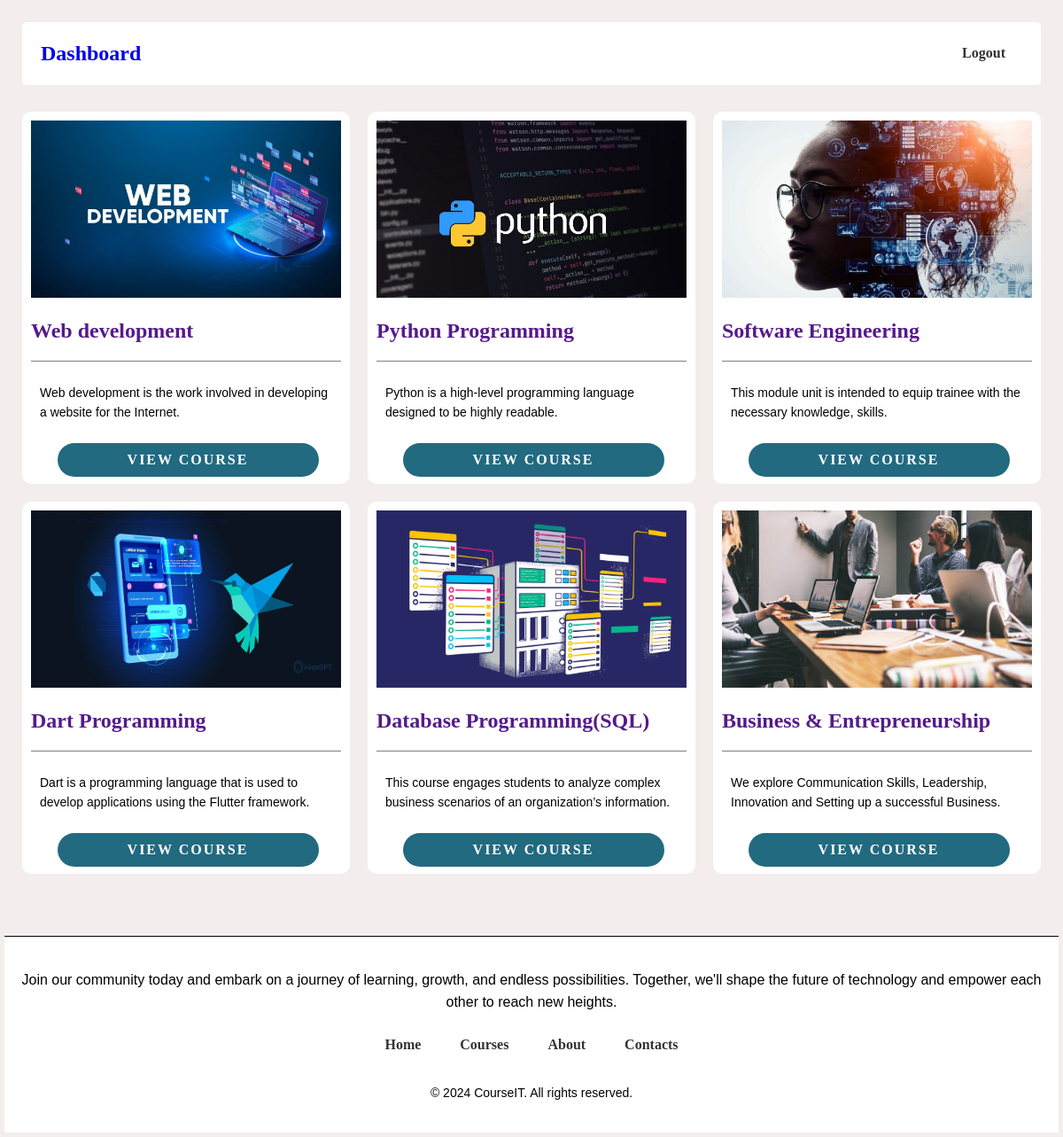
The page /dashboard/ (signed in) on the database its author committed.
### index/models.py (models this page shows, shortened)
class Course (models.Model):
    title = models.CharField(max_length=200)
    description = models.TextField()
    image = models.ImageField(upload_to='images/', default='img1.png')

### index/views.py (the view)
# urls.py: path("dashboard/",views.Dash_contact.as_view(),name="dashboard"),
@method_decorator(login_required(login_url='sign-in'), name='dispatch')
class Dash_contact(ListView):
    model = Course
    template_name = "index/dashboard.html"

### index/templates/index/dashboard.html (shortened to what this page needs)
{%load static%}
<!DOCTYPE html>
<html lang="en">
<head>
    <link rel="stylesheet" href="{% static 'css/styles.css' %}">
</head>
<body>
    <div class="nav-bar">
        <div class="header">
            <div class="div1">
                <h2><a style="text-decoration: none;"href="{% url 'dashboard' %}">Dashboard</a></h2>
            </div>
            <div>
                <nav>
                    <a href="{% url 'sign-out' %}">Logout</a>
                </nav>
            </div>
        </div>
    </div>
    <div class="content">
        <div class="course-disp">
            {%for course in course_list %}
            <div class="post-entry">
                <div>
                    <img src="{{ course.image.url }}" width="100%" height="200px">
                </div>
                <div class="course-title">
                    <h2 class="post-title" ><a style="text-decoration: none;" href="">{{ course.title }}</a></h2>
                </div>
                <div class="course-desc">
                    <p>{{ course.description }}</p>
                </div>
                <div class="view-cos">
                    <a class="get-started-btn" href="{% url 'course_detail' course.pk %}">View Course</a>
                </div>
            </div>
            {% endfor %}
        </div>
    </div>
        <footer>
            <div>
                <p>Join our community today and embark on a journey of learning, growth, and endless possibilities. Together, we'll shape the future of technology and empower each other to reach new heights.</p>
            </div>
            <div class="footer-nav">
                <div>
                    <nav>
                        <a href="{% url 'index' %}">Home</a>
                        <a href="{% url 'courses' %}">Courses</a>
                        <a href="{% url 'about' %}">About</a>
                        <a href="{% url 'index' %}">Contacts</a>
                    </nav>
                </div>
                <div class="copyright-info">
                    <p>&copy; 2024 CourseIT. All rights reserved.</p>
                </div>
            </div>
        </footer>
</body>
</html>

### index/static/css/styles.css (style rules this page uses)
body { justify-content: center; align-items: center; background: hsl(0, 19%, 94%); margin: 5px; }
a { text-decoration: none; }
.content { display: flex; flex-wrap: wrap; justify-content: center; align-items: center; margin-bottom: 50px; margin: 0 auto; padding-bottom: 10px; }
.course-disp { display: flex; flex-wrap: wrap; justify-content: center; align-items: center; margin-bottom: 50px; }
.course-disp .post-entry { margin: 10px 10px; background-color: #ffffff; padding: 10px 10px; border-radius: 10px; display: block; flex-direction: column; height: 400px; width: 350px; margin-left: 10px; }
.course-desc { font-size: 14px; border-top: solid 1px gray; height: 90px; }
.view-cos { margin: 2px; width: 100%; display: flex; justify-content: center; }
.get-started-btn { text-decoration: none; color: #ffffff; background: #226A80; text-transform: uppercase; font-weight: 700; letter-spacing: 2px; padding: 10px 25px; border-radius: 30px; transition: 0.3s; transition-property: background-color; width: 70%; text-align: center; }
.nav-bar { margin: 0 auto; padding: 20px; }
.header { display: flex; justify-content: space-between; align-items: center; padding: 1px 20px; background-color: white; border-radius: 5px; }
.div1 { padding: 1px; border-radius: 5px; }
nav a { position: relative; font-size: 1.1 rem; font-weight: bolder; color: #333; text-decoration: none; padding: 6px 20px; transition: .5s; justify-content: center; align-items: center; font-weight: bolder; }
footer { background-color: #ffffff; border-top: solid 1px #000000; padding: 10px 0; text-align: center; align-items: center; }
.copyright-info { flex: 1; padding-left: 0px; }
.copyright-info p { font-size: 14px; }
p { color: #000000; line-height: 1.6; padding: 10px; font-family: Arial, sans-serif; }

### rows shown on the page
Course: image (picture), title "Web development", description "Web development is the work involved in developing a website for the Internet."
Course: image (picture), title "Python Programming", description "Python is a high-level programming language designed to be highly readable."
Course: image (picture), title "Software Engineering", description "This module unit is intended to equip trainee with the necessary knowledge, skills."
Course: image (picture), title "Dart Programming", description "Dart is a programming language that is used to develop applications using the Flutter framework."
Course: image (picture), title "Database Programming(SQL)", description "This course engages students to analyze complex business scenarios of an organization’s information."
Course: image (picture), title "Business & Entrepreneurship", description "We explore Communication Skills, Leadership, Innovation and Setting up a successful Business."
